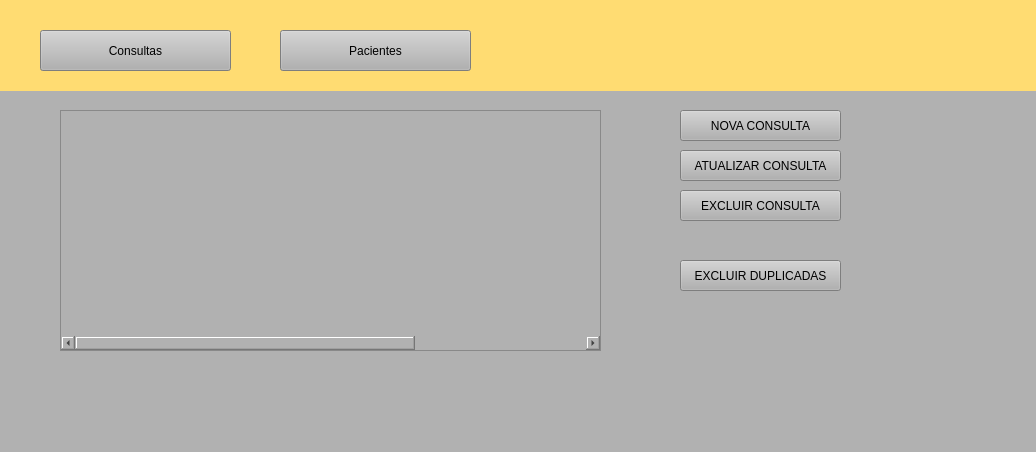
<?xml version="1.0" encoding="UTF-8"?>
<ui version="4.0">
 <class>MainWindow</class>
 <widget class="QMainWindow" name="MainWindow">
  <property name="geometry">
   <rect>
    <x>0</x>
    <y>0</y>
    <width>1036</width>
    <height>452</height>
   </rect>
  </property>
  <property name="windowTitle">
   <string>MainWindow</string>
  </property>
  <property name="styleSheet">
   <string notr="true">background-color: rgb(177, 177, 177);</string>
  </property>
  <widget class="QWidget" name="centralwidget">
   <widget class="QPushButton" name="pacientes">
    <property name="geometry">
     <rect>
      <x>280</x>
      <y>30</y>
      <width>191</width>
      <height>41</height>
     </rect>
    </property>
    <property name="text">
     <string>Pacientes</string>
    </property>
   </widget>
   <widget class="QLabel" name="label">
    <property name="geometry">
     <rect>
      <x>-200</x>
      <y>-10</y>
      <width>1571</width>
      <height>101</height>
     </rect>
    </property>
    <property name="styleSheet">
     <string notr="true">background-color: rgb(255, 220, 114);</string>
    </property>
    <property name="text">
     <string/>
    </property>
   </widget>
   <widget class="QPushButton" name="consultas">
    <property name="geometry">
     <rect>
      <x>40</x>
      <y>30</y>
      <width>191</width>
      <height>41</height>
     </rect>
    </property>
    <property name="text">
     <string>Consultas</string>
    </property>
   </widget>
   <widget class="QTableWidget" name="tabela_consultas">
    <property name="geometry">
     <rect>
      <x>60</x>
      <y>110</y>
      <width>541</width>
      <height>241</height>
     </rect>
    </property>
    <property name="gridStyle">
     <enum>Qt::SolidLine</enum>
    </property>
    <attribute name="horizontalHeaderVisible">
     <bool>false</bool>
    </attribute>
    <attribute name="horizontalHeaderCascadingSectionResizes">
     <bool>false</bool>
    </attribute>
    <attribute name="horizontalHeaderDefaultSectionSize">
     <number>180</number>
    </attribute>
    <attribute name="horizontalHeaderHighlightSections">
     <bool>true</bool>
    </attribute>
    <attribute name="horizontalHeaderShowSortIndicator" stdset="0">
     <bool>false</bool>
    </attribute>
    <attribute name="horizontalHeaderStretchLastSection">
     <bool>false</bool>
    </attribute>
    <attribute name="verticalHeaderVisible">
     <bool>false</bool>
    </attribute>
    <attribute name="verticalHeaderCascadingSectionResizes">
     <bool>false</bool>
    </attribute>
    <attribute name="verticalHeaderHighlightSections">
     <bool>true</bool>
    </attribute>
    <attribute name="verticalHeaderShowSortIndicator" stdset="0">
     <bool>false</bool>
    </attribute>
    <attribute name="verticalHeaderStretchLastSection">
     <bool>false</bool>
    </attribute>
    <column>
     <property name="text">
      <string>Paciente</string>
     </property>
    </column>
    <column>
     <property name="text">
      <string>Data</string>
     </property>
    </column>
    <column>
     <property name="text">
      <string>Horario</string>
     </property>
    </column>
   </widget>
   <widget class="QPushButton" name="nova_consulta">
    <property name="geometry">
     <rect>
      <x>680</x>
      <y>110</y>
      <width>161</width>
      <height>31</height>
     </rect>
    </property>
    <property name="text">
     <string>NOVA CONSULTA</string>
    </property>
   </widget>
   <widget class="QPushButton" name="att_consultas">
    <property name="geometry">
     <rect>
      <x>680</x>
      <y>150</y>
      <width>161</width>
      <height>31</height>
     </rect>
    </property>
    <property name="text">
     <string>ATUALIZAR CONSULTA</string>
    </property>
   </widget>
   <widget class="QPushButton" name="excluir_consulta">
    <property name="geometry">
     <rect>
      <x>680</x>
      <y>190</y>
      <width>161</width>
      <height>31</height>
     </rect>
    </property>
    <property name="text">
     <string>EXCLUIR CONSULTA</string>
    </property>
   </widget>
   <widget class="QPushButton" name="excluir_duplicadas">
    <property name="geometry">
     <rect>
      <x>680</x>
      <y>260</y>
      <width>161</width>
      <height>31</height>
     </rect>
    </property>
    <property name="text">
     <string>EXCLUIR DUPLICADAS</string>
    </property>
   </widget>
   <zorder>label</zorder>
   <zorder>pacientes</zorder>
   <zorder>consultas</zorder>
   <zorder>tabela_consultas</zorder>
   <zorder>nova_consulta</zorder>
   <zorder>att_consultas</zorder>
   <zorder>excluir_consulta</zorder>
   <zorder>excluir_duplicadas</zorder>
  </widget>
  <widget class="QStatusBar" name="statusbar"/>
 </widget>
 <resources/>
 <connections/>
</ui>
